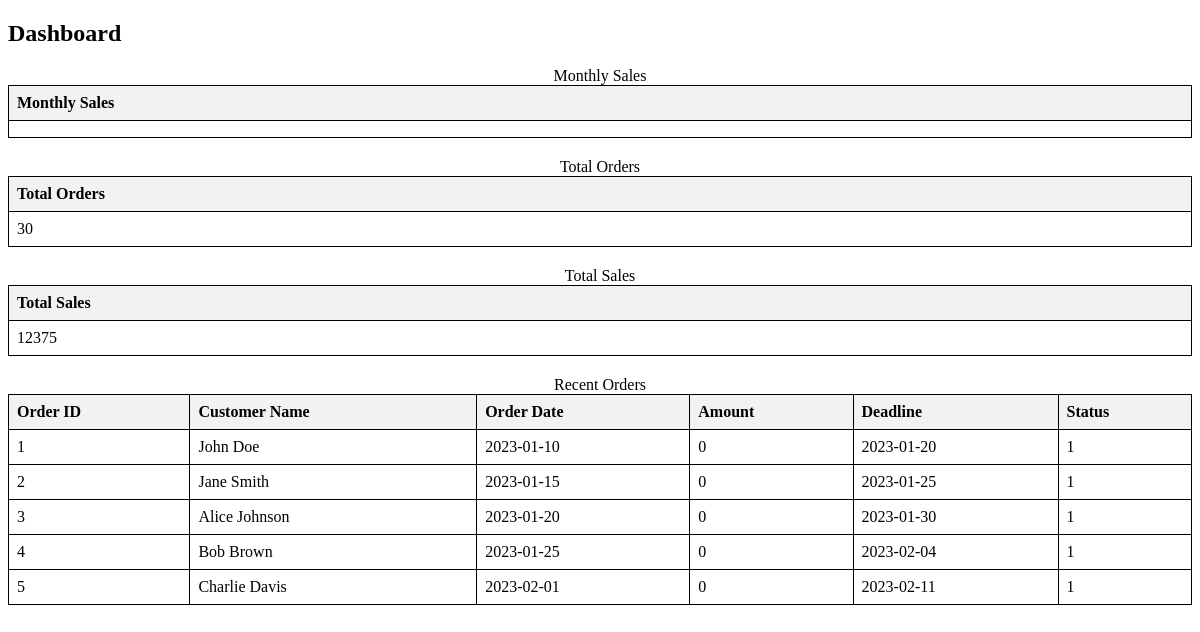
The app's page /skeleton/dashboard/dashboard.php, older data.
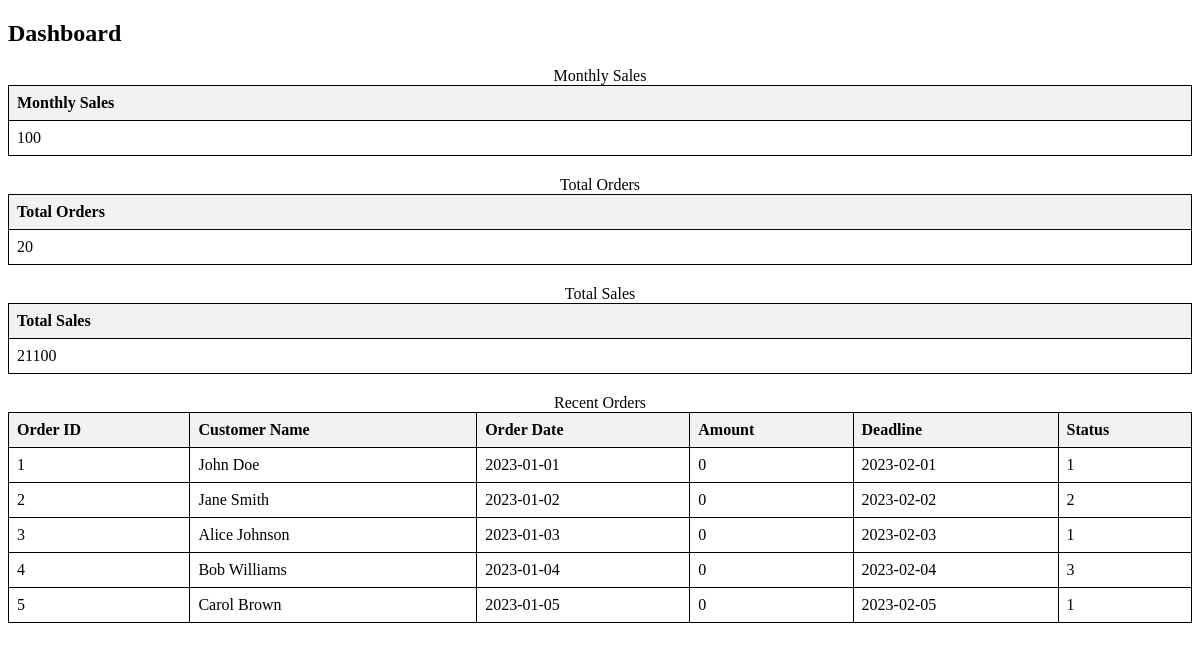
The same page, newer data.
### tables this page shows
CREATE TABLE `payment_plans` (
  `PlanID` int NOT NULL AUTO_INCREMENT,
  `OrderID` int NOT NULL,
  `DueDate` date DEFAULT NULL,
  `PaymentStatus` int NOT NULL DEFAULT '0',
  `PaymentMethod` varchar(32) DEFAULT NULL,
  `PaymentProcessor` varchar(32) DEFAULT NULL,
  `AmountPaid` float DEFAULT '0',
  `IsRemoved` tinyint(1) DEFAULT NULL,
  `balance` float DEFAULT '0',
  `totalamount` float DEFAULT '0',
  PRIMARY KEY (`PlanID`),
  KEY `OrderID` (`OrderID`),
  CONSTRAINT `payment_plans_ibfk_1` FOREIGN KEY (`OrderID`) REFERENCES `Orders` (`OrderID`)
);

CREATE TABLE `orders` (
  `OrderID` int NOT NULL AUTO_INCREMENT,
  `EmployeeID` int NOT NULL,
  `CustomerID` int NOT NULL,
  `OrderStartDate` date NOT NULL,
  `OrderDeadline` date DEFAULT NULL,
  `OrderStatusCode` int NOT NULL,
  `IsRemoved` tinyint(1) DEFAULT NULL,
  PRIMARY KEY (`OrderID`),
  KEY `EmployeeID` (`EmployeeID`),
  KEY `CustomerID` (`CustomerID`),
  CONSTRAINT `orders_ibfk_1` FOREIGN KEY (`EmployeeID`) REFERENCES `employee_info` (`EmployeeID`),
  CONSTRAINT `orders_ibfk_2` FOREIGN KEY (`CustomerID`) REFERENCES `customers` (`CustomerID`)
);

### skeleton/dashboard/dashboard.php (the view, shortened to what this page needs)
<!DOCTYPE html>
<html>
<head>
</head>
<body>
<?php
$servername = "localhost";
$username = "MCAVDB";
$password = "password1010";
$dbname = "MCAV";
$conn = new mysqli($servername, $username, $password, $dbname);
$monthlySalesQuery = "SELECT SUM(ReceiptAmountPaid) AS MonthlySales
                      FROM Payment_Receipts
                      WHERE PaymentDate >= DATE_SUB(CURDATE(), INTERVAL 1 MONTH)
                      AND PaymentDate <= CURDATE()";
$monthlySalesResult = $conn->query($monthlySalesQuery);
$monthlySales = $monthlySalesResult->fetch_assoc()['MonthlySales'];
$totalOrdersQuery = "SELECT COUNT(OrderID) AS TotalOrders
                     FROM orders
                     WHERE isremoved = 0";
$totalOrdersResult = $conn->query($totalOrdersQuery);
$totalOrders = $totalOrdersResult->fetch_assoc()['TotalOrders'];
$totalSalesQuery = "SELECT SUM(ReceiptAmountPaid) AS TotalSales
                    FROM Payment_Receipts
                    WHERE isremoved = 0";
$totalSalesResult = $conn->query($totalSalesQuery);
$totalSales = $totalSalesResult->fetch_assoc()['TotalSales'];
$recentOrdersQuery = "SELECT o.orderID AS OrderID, CONCAT(c.customerFname, ' ', c.customerLname) AS CustomerName,
                            o.orderStartDate AS OrderDate, pp.TotalAmount AS Amount, o.OrderDeadline AS Deadline,
                            o.OrderStatusCode AS Status
                     FROM orders o
                     INNER JOIN payment_Plans pp ON pp.orderID = o.orderID
                     INNER JOIN customers c ON o.customerID = c.customerID
                     ORDER BY o.OrderDeadline ASC
                     LIMIT 5";
$recentOrdersResult = $conn->query($recentOrdersQuery);
?>
<h2>Dashboard</h2>
<table>
    <caption>Monthly Sales</caption>
    <thead>
        <tr>
            <th>Monthly Sales</th>
        </tr>
    </thead>
    <tbody>
        <tr>
            <td><?php echo $monthlySales; ?></td>
        </tr>
    </tbody>
</table>
<table>
    <caption>Total Orders</caption>
    <thead>
        <tr>
            <th>Total Orders</th>
        </tr>
    </thead>
    <tbody>
        <tr>
            <td><?php echo $totalOrders; ?></td>
        </tr>
    </tbody>
</table>
<table>
    <caption>Total Sales</caption>
    <thead>
        <tr>
            <th>Total Sales</th>
        </tr>
    </thead>
    <tbody>
        <tr>
            <td><?php echo $totalSales; ?></td>
        </tr>
    </tbody>
</table>
<table>
    <caption>Recent Orders</caption>
    <thead>
        <tr>
            <th>Order ID</th>
            <th>Customer Name</th>
            <th>Order Date</th>
            <th>Amount</th>
            <th>Deadline</th>
            <th>Status</th>
        </tr>
    </thead>
    <tbody>
        <?php
        if ($recentOrdersResult->num_rows > 0) {
            while ($row = $recentOrdersResult->fetch_assoc()) {
                echo "<tr>";
                echo "<td>" . $row['OrderID'] . "</td>";
                echo "<td>" . $row['CustomerName'] . "</td>";
                echo "<td>" . $row['OrderDate'] . "</td>";
                echo "<td>" . $row['Amount'] . "</td>";
                echo "<td>" . $row['Deadline'] . "</td>";
                echo "<td>" . $row['Status'] . "</td>";
                echo "</tr>";
            }
        } else {
            echo "<tr><td colspan='6'>No recent orders found.</td></tr>";
        }
        ?>
    </tbody>
</table>
</body>
</html>

### skeleton/dashboard/dashboard.php (style rules this page uses)
table { width: 100%; border-collapse: collapse; margin-bottom: 20px; }
table, th, td { border: 1px solid black; padding: 8px; text-align: left; }
th { background-color: #f2f2f2; }

Row changes from the older to the newer data that the page shows:
changed payment_plans (number 1 of 5 on the later page): OrderID.OrderStartDate "2023-01-10" → "2023-01-01"; OrderID.OrderDeadline "2023-01-20" → "2023-02-01"
changed payment_plans (number 2 of 5 on the later page): OrderID.OrderStartDate "2023-01-15" → "2023-01-02"; OrderID.OrderDeadline "2023-01-25" → "2023-02-02"; OrderID.OrderStatusCode "1" → "2"
changed payment_plans (number 3 of 5 on the later page): OrderID.OrderStartDate "2023-01-20" → "2023-01-03"; OrderID.OrderDeadline "2023-01-30" → "2023-02-03"
changed payment_plans (number 4 of 5 on the later page): CustomerName "Bob Brown" → "Bob Williams"; OrderID.OrderStartDate "2023-01-25" → "2023-01-04"; OrderID.OrderStatusCode "1" → "3"
changed payment_plans (number 5 of 5 on the later page): CustomerName "Charlie Davis" → "Carol Brown"; OrderID.OrderStartDate "2023-02-01" → "2023-01-05"; OrderID.OrderDeadline "2023-02-11" → "2023-02-05"
Text that changed along with them:
$monthlySales: (not shown) → "100"
$totalOrders: "30" → "20"
$totalSales: "12375" → "21100"
